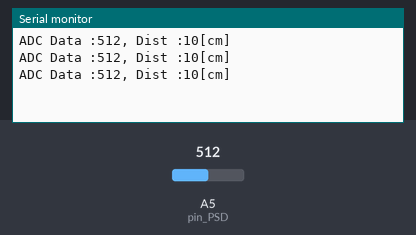
Bench run of a sketch on a simulated Arduino Uno, built with avr-gcc and run on an emulated ATmega328P. Parts: the last lines printed to the serial monitor. Inputs (shaded band) come from the test bench; at power-on: A5 (pin_PSD) = 512.

Above: at 1.3 s.
1.4 s: A5 (pin_PSD) set to 716
At 1.9 s:
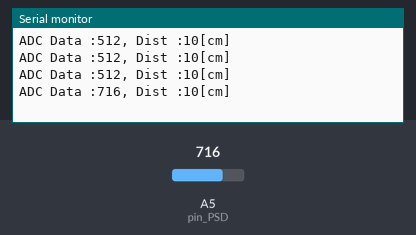
2.9 s: A5 (pin_PSD) set to 900
At 3.4 s:
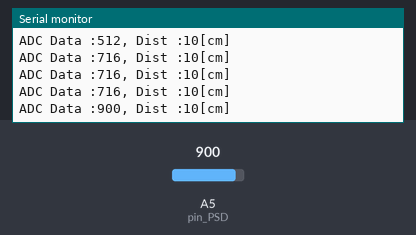
Timing chart, 0 to 5.9 s (numbered marks = the images above; inputs shaded):
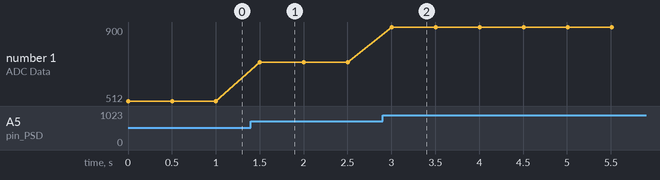

The sketch:

PIONEER_PSD.ino
```cpp
int pin_PSD = A5; // Psd pin number A5 setup

void setup() {
  // UART setup baud 115200, data bit 8, parity None, stop bit 1
  Serial.begin(115200);  // same Serial.begin(115200, SERIAL_8N1)

  // PSD pin Input Setup
  pinMode(pin_PSD, INPUT);
}

void loop() {
  long int Dist = 0, ADC_data = 0;
  // PSD pin ADC Read
  ADC_data = analogRead(pin_PSD);
  // Dist =  10000 / ( V * 434 - 46)
  // V = ADC_data * 5 / 1023
  Dist = 10000 / (ADC_data * 434 * 5 / 1023 - 46);

  if(Dist > 80)
  {
    Dist = 80;
  }
  else if(Dist < 10)
  {
    Dist = 10;
  }

  Serial.print("ADC Data :");
  Serial.print(ADC_data);
  Serial.print(", Dist :");
  Serial.print(Dist);
  Serial.println("[cm]");
  delay(500);
}
```

Measured:
- after the input at 1.4 s, the serial monitor: prints a new line after 0.10 s (image 1)
- after the input at 2.9 s, the serial monitor: prints a new line after 0.10 s (image 2)
- plotted number 1: 512 → 716 after the input at 1.4 s, 716 → 900 after the input at 2.9 s
